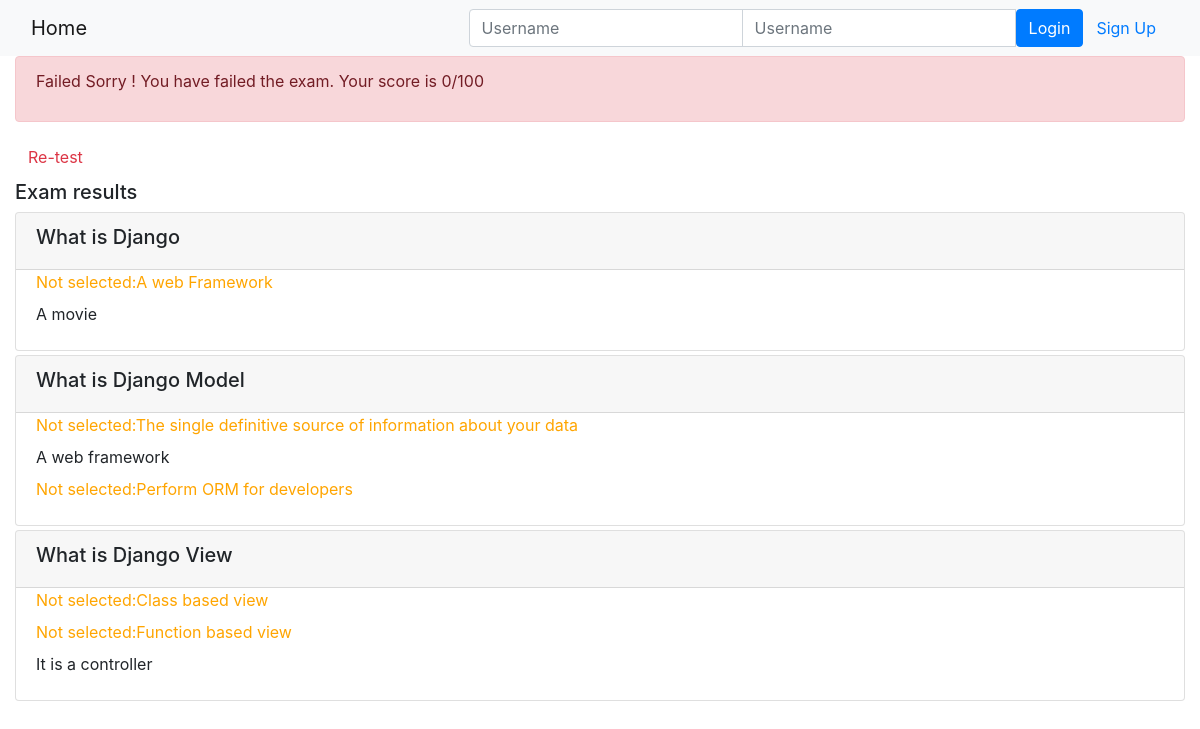
Screenshot of /onlinecourse/2/submit/2/results/ with the database file from the repository.
### onlinecourse/models.py (models this page shows)
class Question(models.Model):
    course = models.ForeignKey(Course, on_delete=models.CASCADE)
    content = models.TextField()
    grade = models.FloatField(default=1)

class Choice(models.Model):
    content = models.TextField()
    question = models.ForeignKey(Question, on_delete=models.CASCADE)
    is_correct = models.BooleanField(default=True)

### onlinecourse/views.py (the view)
# urls.py: path('<int:course_id>/submit/<int:submission_id>/results/', views.exam_result, name='results'),
def exam_result(request, course_id, submission_id):
    context = {}
    grade = 0
    Total = 0
    total_marks = 0
    submission = get_object_or_404(Submission, pk=submission_id)
    course = get_object_or_404(Course, pk=course_id)
    questions = Question.objects.filter(course=course)
    for question in questions:
        Total += question.grade
    choices_id = submission.chocies.all()
    for choice in choices_id:
        if choice.is_correct:
            total_marks += 1
    grade = round((total_marks / Total)*100)
    context['grade'] = grade
    context['pk'] = course_id
    context['course'] = course
    context['selected_choices'] = choices_id
    return render(request, 'onlinecourse/exam_result_bootstrap.html', context)

### onlinecourse/templates/onlinecourse/exam_result_bootstrap.html (shortened to what this page needs)
<!DOCTYPE html>
<html lang="en">
<head>
    {% load static %}
    <link rel="stylesheet" href="https://maxcdn.bootstrapcdn.com/bootstrap/4.5.2/css/bootstrap.min.css">
</head>
<body>
 <nav class="navbar navbar-light bg-light">
    <div class="container-fluid">
        <div class="navbar-header">
              <a class="navbar-brand" href="{% url 'onlinecourse:index' %}">Home</a>
        </div>
        <ul class="nav navbar-nav navbar-right">
            {% if user.is_authenticated %}
            <li>
                <a class="btn btn-link" href="#">{{ user.first_name }}({{ user.username }})</a>
                <a class="btn btn-link" href="{% url 'onlinecourse:logout' %}">Logout</a>
            </li>
            {% else %}
            <li>
                <form class="form-inline" action="{% url 'onlinecourse:login' %}" method="post">
                    <div class="input-group">
                        <input type="text" class="form-control" placeholder="Username" name="username" >
                        <input type="password" class="form-control" placeholder="Username" name="psw" >
                        <button class="btn btn-primary" type="submit">Login</button>
                        <a class="btn btn-link" href="{% url 'onlinecourse:registration' %}">Sign Up</a>
                    </div>
                </form>
            </li>
            {% endif %}
        </ul>
    </div>
</nav>
<div class="container-fluid">
    {% if grade > 80 %}
    <div class="alert alert-success">
        <p>Congratulations, {{user.username}}! You have passed the exam and completed the course with score {{grade}}/100 </p>
    </div>
        {% else %}
        <div class="alert alert-danger">
            <p>Failed Sorry {{user.username}}! You have failed the exam. Your score is {{grade}}/100 </p>
        </div>
        <a class="btn btn-link text-danger" href="{% url 'onlinecourse:course_details' pk %}">Re-test</a>
        {% endif %}
        <div class="card-columns-vertical mt-1">
        <h5 class="">Exam results</h5>
        {% for question in course.question_set.all %}
            <div class="card mt-1">
                <div class="card-header"><h5>{{ question.content}}</h5></div>
                <div class="form-group">
                    {% for choice in question.choice_set.all %}
                        <div class="form-check">
                            {% if choice.is_correct and choice in selected_choices %}
                                <label style="color: green;">
                                Correct Answer:{{ choice.content }}
                                </label>
                            {% elif choice.is_correct and choice not in selected_choices %}
                                <label style="color: orange;">
                                Not selected:{{ choice.content }}
                                </label>
                            {% else %}
                                <label>
                                {{ choice.content }}
                                </label>
                            {% endif %}
                        </div>
                    {%endfor%}
                </div>
            </div>
        {% endfor %}
        </div>
    </div>
</body>
</html>

### rows the page displays
Question: content "What is Django"
Choice: content "A web Framework"
Choice: content "A movie"
Question: content "What is Django Model"
Choice: content "The single definitive source of information about your data"
Choice: content "A web framework"
Choice: content "Perform ORM for developers"
Question: content "What is Django View"
Choice: content "Class based view"
Choice: content "Function based view"
Choice: content "It is a controller"

### other values shown
{{ grade }} "0"
